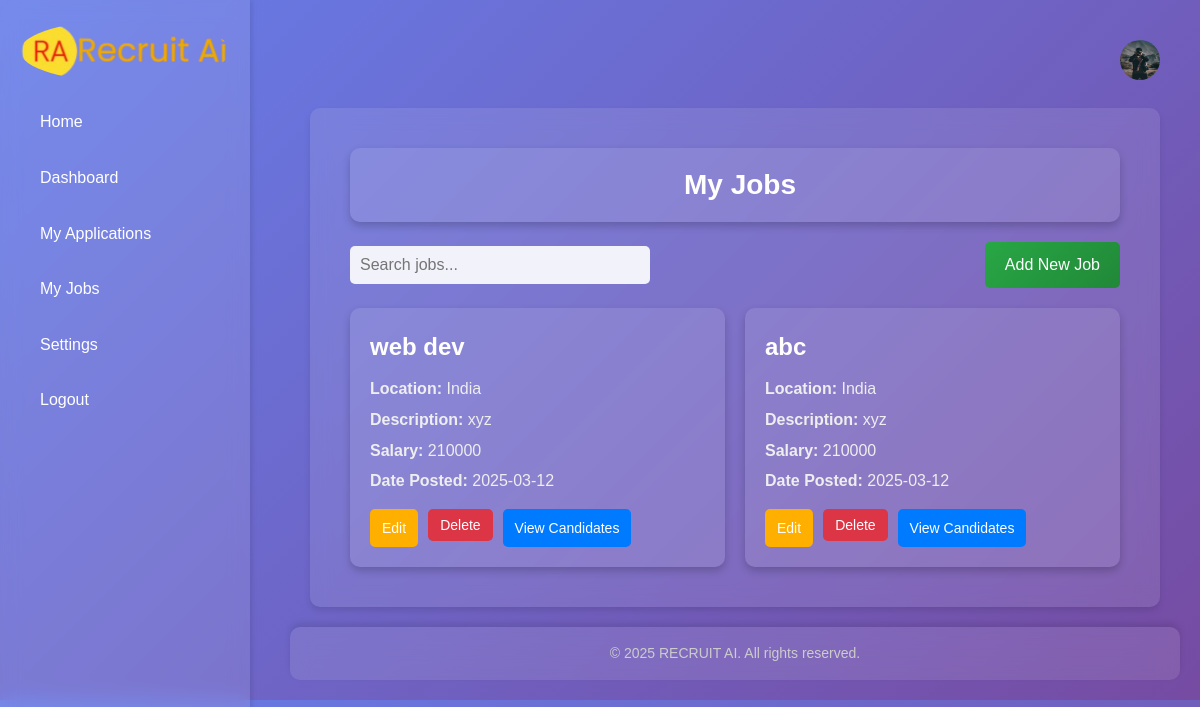
The page /my_jobs (signed in) on the database its author committed.
### app/models.py (models this page shows)
class Job(db.Model):
    id = db.Column(db.Integer, primary_key=True)
    title = db.Column(db.String(100), nullable=False)
    location = db.Column(db.String(100), nullable=False)
    description = db.Column(db.Text, nullable=False)
    salary = db.Column(db.String(50), nullable=False)
    date_posted = db.Column(db.DateTime, nullable=False, default=datetime.utcnow)
    user_id = db.Column(db.Integer, db.ForeignKey('user.id'), nullable=False)

### app/routes.py (the view)
@main.route('/my_jobs')
def my_jobs():
    if g.user is None:
        flash('You need to sign in first.', 'danger')
        return redirect(url_for('main.auth'))
    jobs = Job.query.filter_by(user_id=g.user.id).all()
    return render_template('my_jobs.html', jobs=jobs)

### app/routes.py (called while the page is built)
@main.before_app_request
def load_user():
    user_id = session.get('user_id')
    if user_id:
        g.user = User.query.get(user_id)
    else:
        g.user = None

@main.context_processor
def inject_user():
    return {'user': g.user}

### app/templates/my_jobs.html (shortened to what this page needs)
{% extends 'base.html' %}
{% block content %}
<div class="jobs-wrapper">
    <div class="page-header">
        <h1 class="page-title">My Jobs</h1>
    </div>
    <div class="header-bar">
        <input type="text" placeholder="Search jobs..." class="search-input" id="search-input">
        <a href="{{ url_for('main.create_job') }}" class="add-job-button">Add New Job</a>
    </div>
    <div class="jobs-list" id="jobs-list">
        {% for job in jobs %}
        <div class="job-card" data-title="{{ job.title | lower }}">
            <div class="job-title">
                <h2>{{ job.title }}</h2>
            </div>
            <div class="job-details">
                <p><strong>Location:</strong> {{ job.location }}</p>
                <p><strong>Description:</strong> {{ job.description | truncate(100) }}</p>
                <p><strong>Salary:</strong> {{ job.salary }}</p>
                <p><strong>Date Posted:</strong> {{ job.date_posted.strftime('%Y-%m-%d') }}</p>
                <div class="job-actions">
                    <a href="{{ url_for('main.edit_job', job_id=job.id) }}" class="edit-button">Edit</a>
                    <form action="{{ url_for('main.delete_job', job_id=job.id) }}" method="POST" class="delete-form" style="display:inline;">
                        <button type="submit" class="delete-button">Delete</button>
                    </form>
                    <a href="{{ url_for('main.view_candidates', job_id=job.id) }}" class="view-candidates-button">View Candidates</a>
                </div>
            </div>
        </div>
        {% endfor %}
    </div>
</div>
{% endblock %}

### app/templates/base.html (style rules this page uses)
* { margin: 0; padding: 0; box-sizing: border-box; }
body { font-family: 'Arial', sans-serif; background: linear-gradient(135deg, #667eea 0%, #764ba2 100%); color: #fff; line-height: 1.6; padding: 20px; }

### app/templates/my_jobs.html (style rules this page uses)
body { font-family: 'Arial', sans-serif; background: linear-gradient(135deg, #667eea 0%, #764ba2 100%); color: #fff; line-height: 1.6; padding: 20px; }
.jobs-wrapper { max-width: 1200px; margin: 0 auto; padding: 20px; }
.page-header { display: flex; align-items: center; justify-content: center; margin-bottom: 20px; background: rgba(255, 255, 255, 0.1); padding: 15px; border-radius: 10px; box-shadow: 0 4px 8px rgba(0, 0, 0, 0.2); }
.page-header .page-title { font-size: 28px; color: #fff; margin: 0; }
.header-bar { display: flex; justify-content: space-between; align-items: center; margin-bottom: 20px; }
.search-input { padding: 10px; border: none; border-radius: 5px; font-size: 16px; width: 300px; background-color: rgba(255, 255, 255, 0.9); color: #333; }
.add-job-button { background: linear-gradient(135deg, #28a745, #218838); color: #fff; padding: 10px 20px; border: none; border-radius: 5px; text-decoration: none; font-size: 16px; cursor: pointer; transition: background 0.3s ease, transform 0.2s ease; }
.jobs-list { display: grid; grid-template-columns: repeat(auto-fit, minmax(300px, 1fr)); gap: 20px; }
.job-card { background: rgba(255, 255, 255, 0.1); padding: 20px; border-radius: 10px; box-shadow: 0 4px 8px rgba(0, 0, 0, 0.2); transition: transform 0.3s ease, box-shadow 0.3s ease; color: #fff; }
.job-title h2 { font-size: 24px; color: #fff; margin: 0 0 10px; }
.job-details p { font-size: 16px; color: #eee; margin: 5px 0; }
.job-actions { margin-top: 15px; display: flex; gap: 10px; }
.job-actions a, .job-actions button { padding: 8px 12px; border: none; border-radius: 5px; font-size: 14px; cursor: pointer; text-decoration: none; transition: background 0.3s ease, transform 0.2s ease; }
.job-actions .edit-button { background: #ffaf00; color: #fff; }
.job-actions .delete-button { background: #dc3545; color: #fff; }
.job-actions .view-candidates-button { background: #007bff; color: #fff; }

### rows shown on the page
Job: title "web dev", location "India", description "xyz", salary "210000", date_posted "2025-03-12"
Job: title "abc", location "India", description "xyz", salary "210000", date_posted "2025-03-12"
